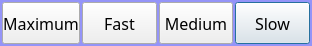
<?xml version="1.0" encoding="UTF-8"?>
<ui version="4.0">
 <class>wk6500Speed</class>
 <widget class="QDialog" name="wk6500Speed">
  <property name="geometry">
   <rect>
    <x>0</x>
    <y>0</y>
    <width>312</width>
    <height>46</height>
   </rect>
  </property>
  <property name="font">
   <font>
    <family>楷体</family>
    <pointsize>11</pointsize>
    <weight>50</weight>
    <italic>false</italic>
    <bold>false</bold>
   </font>
  </property>
  <property name="windowTitle">
   <string>设置测量速度</string>
  </property>
  <property name="styleSheet">
   <string notr="true">QDialog
{
	
	font: 11pt &quot;楷体&quot;;
	background-color: rgb(148, 148, 248);
}</string>
  </property>
  <layout class="QHBoxLayout" name="horizontalLayout_2">
   <property name="spacing">
    <number>2</number>
   </property>
   <property name="leftMargin">
    <number>2</number>
   </property>
   <property name="topMargin">
    <number>2</number>
   </property>
   <property name="rightMargin">
    <number>2</number>
   </property>
   <property name="bottomMargin">
    <number>2</number>
   </property>
   <item>
    <layout class="QHBoxLayout" name="horizontalLayout">
     <property name="spacing">
      <number>2</number>
     </property>
     <item>
      <widget class="QPushButton" name="btnMax">
       <property name="minimumSize">
        <size>
         <width>40</width>
         <height>40</height>
        </size>
       </property>
       <property name="maximumSize">
        <size>
         <width>1111</width>
         <height>1111</height>
        </size>
       </property>
       <property name="font">
        <font>
         <family>楷体</family>
         <pointsize>12</pointsize>
        </font>
       </property>
       <property name="text">
        <string>Maximum</string>
       </property>
      </widget>
     </item>
     <item>
      <widget class="QPushButton" name="btnFast">
       <property name="minimumSize">
        <size>
         <width>40</width>
         <height>40</height>
        </size>
       </property>
       <property name="maximumSize">
        <size>
         <width>1111</width>
         <height>1111</height>
        </size>
       </property>
       <property name="font">
        <font>
         <family>楷体</family>
         <pointsize>12</pointsize>
        </font>
       </property>
       <property name="text">
        <string>Fast</string>
       </property>
      </widget>
     </item>
     <item>
      <widget class="QPushButton" name="btnMed">
       <property name="minimumSize">
        <size>
         <width>40</width>
         <height>40</height>
        </size>
       </property>
       <property name="maximumSize">
        <size>
         <width>1111</width>
         <height>1111</height>
        </size>
       </property>
       <property name="font">
        <font>
         <family>楷体</family>
         <pointsize>12</pointsize>
        </font>
       </property>
       <property name="text">
        <string>Medium</string>
       </property>
      </widget>
     </item>
     <item>
      <widget class="QPushButton" name="btnSlow">
       <property name="minimumSize">
        <size>
         <width>40</width>
         <height>40</height>
        </size>
       </property>
       <property name="maximumSize">
        <size>
         <width>1111</width>
         <height>1111</height>
        </size>
       </property>
       <property name="font">
        <font>
         <family>楷体</family>
         <pointsize>12</pointsize>
        </font>
       </property>
       <property name="text">
        <string>Slow</string>
       </property>
       <property name="default">
        <bool>true</bool>
       </property>
      </widget>
     </item>
    </layout>
   </item>
  </layout>
 </widget>
 <resources/>
 <connections/>
</ui>
